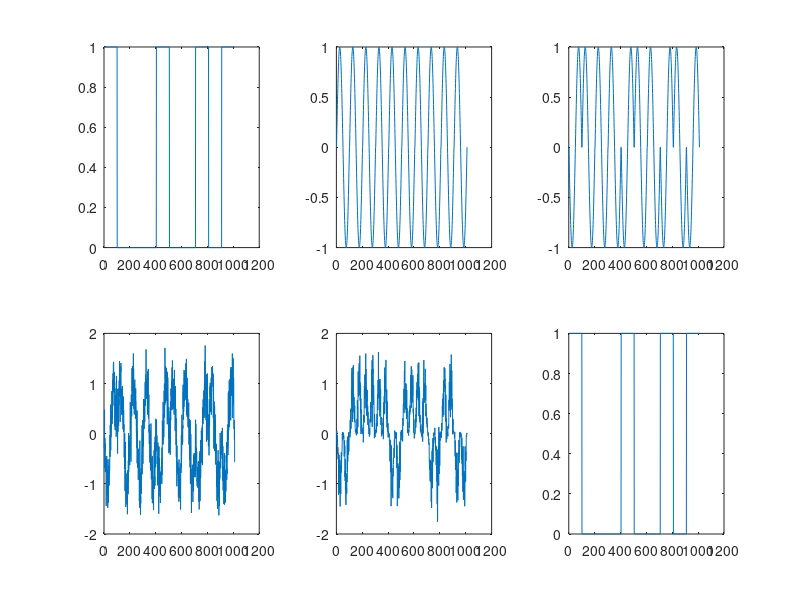

Recreate this plot in MATLAB.
clc;
clear all;
close all;
t=0:0.01:1;
fc=1;
m=[1 0 0 0 1 0 0 1 0 1];
mess=[];
c=[];
bfsk=[];
for i=1:10
    if m(i) == 1
        bfsk=[bfsk sin(2*pi*fc*t+pi)];
        mess=[mess ones(1,length(t))];
    else
        bfsk=[bfsk sin(2*pi*fc*t)];
        mess=[mess zeros(1,length(t))];
    end
    c=[c sin(2*pi*fc*t)];
end
subplot(2,3,1);
plot(mess);
subplot(2,3,2);
plot(c);
subplot(2,3,3);
plot(bfsk);
r=awgn(bfsk,10);
de=r.*c;
subplot(2,3,4)
plot(r);
subplot(2,3,5)
plot(de);
reme=[];
for i=1:10
    k=sum(de((1+(i-1)*length(t)):(i*length(t))));
    if k<0
        reme=[reme ones(1,length(t))];
    else
        reme=[reme zeros(1,length(t))];
    end
end
subplot(2,3,6);
plot(reme);